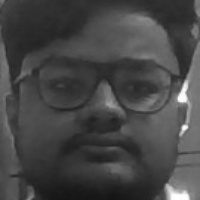
#> input picture data/1.jpg, 200 x 200 px; its folder holds only this picture in this run
$ python creating_data.py
#> lines starting #> are read from the running program, lines starting #| are printed output that depends on the picture
### labelling_image.py
import numpy as np
def my_label(image_name):
    name = image_name.split('.')[-3]

    if name == "Deepan":
        return np.array([1,0])
    elif name == "Ritik":
        return np.array([0,1])


### creating_data.py
import os
from random import shuffle
from tqdm import tqdm
import cv2
import numpy as np
from labelling_image import my_label
def my_data():
    data = []
    for img in tqdm(os.listdir("data")):
        path = os.path.join("data",img)
        img_data = cv2.imread(path,cv2.IMREAD_GRAYSCALE)
#> img_data is the input picture: shape (200, 200); min 20, max 255, mean 70.1
        img_data = cv2.resize(img_data,(50,50))
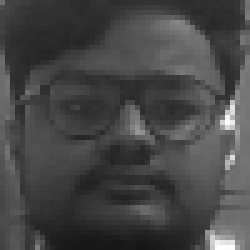
#> img_data: shape (50, 50) (shown 5 times larger); min 21, max 254, mean 70.3
        data.append([np.array(img_data),my_label(img)])
    shuffle(data)
    return data


#> (the run stopped early here; a loop or call above may not have finished)

$ run again, on data/2.jpg
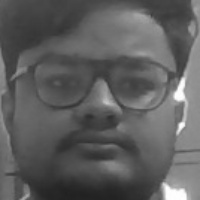
#> input picture data/2.jpg, 200 x 200 px
#> in my_data, img_data is the input picture: shape (200, 200); min 33, max 255, mean 94
#> in my_data, `img_data = cv2.resize(img_data,(50,50))`:
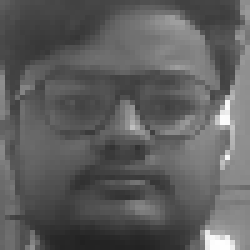
#> img_data: shape (50, 50) (shown 5 times larger); min 33, max 254, mean 94
